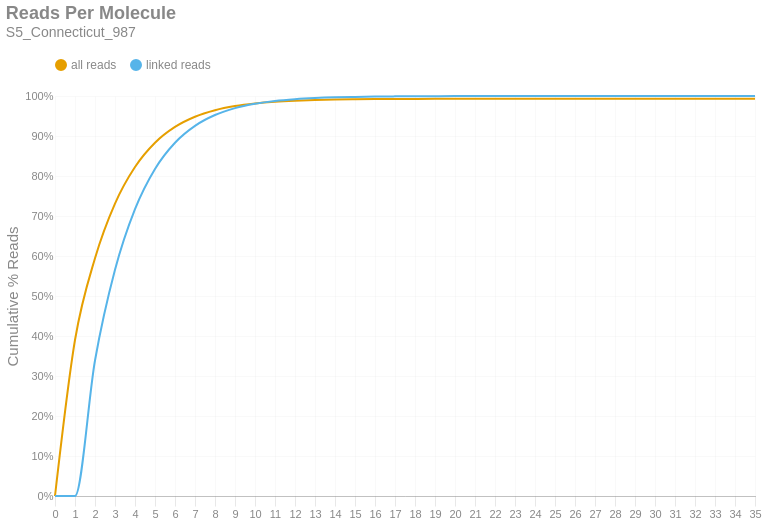

The notebook cell saved with this chart:
### Markdown cell above
### Reads per Molecule
This chart shows the cumulative distribution of the number of reads per linked molecule. That is, how many alignments are associated with a unique molecule. This excludes the number of reads associated with invalid or absent linked-read barcodes. The `linked` histogram is the percentages recalculated when disregarding singletons.

### Code cell
if SKIPLR:
    print_html(f"Skipped")
else:
    counts = np.bincount(valids['reads'].cast(pl.Int64).to_numpy())
    weighted = counts * np.arange(len(counts))
    all_perc = weighted / n_reads
    linked_perc = weighted / n_linked_reads
    linked_perc[1] = 0
    binned_df = pl.DataFrame({
        'readsper': list(range(len(counts))),
        'all reads (cumsum)': np.cumsum(all_perc).tolist(),
        'linked reads (cumsum)': np.cumsum(linked_perc).tolist(),
    })

    with SafeRender(binned_df):
        (
            density_plot(binned_df, 'Reads Per Molecule', samplename, 'readspmol')
            .encode(
                x=alt.X('readsper:O', title=None).axis(labelAngle=0).scale(padding=0),
                y=alt.Y('value:Q', title='Cumulative % Reads').axis(format='%').stack(False),
                color=alt.Color("key:N").scale(domain=["all reads", "linked reads"]),
                tooltip=[
                    alt.Tooltip("key:N", title="Data Type"),
                    alt.Tooltip("readsper:O", title="Reads Per Molecule"),
                    alt.Tooltip("value:Q", format=".2%", title="% Reads (Cum.)")
                ]            
            )
        ).display()

### Figure 1 — Vega-Lite specification as saved in the notebook (floating-point values rounded to 4 significant figures)
{"width": "container", "height": 400, "config": {"title": {"anchor": "start", "dy": -15, "fontSize": 18, "color": "#888888", "subtitleColor": "#888888", "subtitleFontSize": 14}, "arc": {"fill": "#0072B2"}, "axis": {"domainColor": "#888888", "domainWidth": 0.5, "gridWidth": 0.2, "grid": false, "titleFontWeight": 400, "titleFontSize": 15, "labelFontSize": 11, "labelColor": "#888888", "tickColor": "#888888", "tickWidth": 0.2, "titleColor": "#888888"}, "axisBand": {"grid": false}, "axisX": {"grid": true, "tickSize": 10, "domainCap": "round"}, "axisY": {"domain": false, "grid": true, "tickSize": 0, "domainCap": "round"}, "background": "transparent", "header": {"labelFontSize": 15, "labelColor": "#888888", "titleFontSize": 15, "titleFontWeight": 600, "titleColor": "#888888"}, "legend": {"labelFont": "sans-serif", "labelFontSize": 12, "labelColor": "#888888", "symbolSize": 100, "symbolType": "circle", "titleFontSize": 12, "titlePadding": 10, "titleColor": "#888888", "title": null, "orient": "top"}, "range": {"category": ["#E69F00", "#56B4E9", "#009E73", "#F0E442", "#0072B2", "#D55E00", "#CC79A7", "#000000"], "diverging": ["#cfe8f3", "#a2d4ec", "#73bfe2", "#46abdb", "#1696d2", "#12719e"]}, "area": {"fill": "#0072B2", "fillOpacity": 0.7, "line": true, "strokeOpacity": 0.7}, "line": {"color": "#0072B2", "stroke": "#0072B2", "strokeWidth": 2}, "trail": {"color": "#0072B2", "stroke": "#0072B2", "strokeWidth": 0, "size": 1}, "point": {"filled": true, "fillOpacity": 1.0, "size": 95}, "text": {"color": "#888888", "fontSize": 11, "align": "right", "fontWeight": 400, "size": 11}, "bar": {"fill": "#0072B2", "stroke": null}, "view": {"stroke": null, "continuousWidth": 660, "continuousHeight": 400}}, "data": {"name": "data-615ff8759a3c0625e29bad5de0ac3824"}, "mark": {"type": "line", "interpolate": "monotone", "point": {"opacity": 0, "size": 275}}, "encoding": {"color": {"field": "key", "scale": {"domain": ["all reads", "linked reads"]}, "type": "nominal"}, "tooltip": [{"field": "key", "title": "Data Type", "type": "nominal"}, {"field": "readsper", "title": "Reads Per Molecule", "type": "ordinal"}, {"field": "value", "format": ".2%", "title": "% Reads (Cum.)", "type": "quantitative"}], "x": {"axis": {"labelAngle": 0}, "field": "readsper", "scale": {"padding": 0}, "title": null, "type": "ordinal"}, "y": {"axis": {"format": "%"}, "field": "value", "stack": false, "title": "Cumulative % Reads", "type": "quantitative"}}, "params": [{"name": "param_c36ac31b6afebe62", "select": {"type": "point", "fields": ["key"]}, "bind": "legend"}], "title": {"text": "Reads Per Molecule", "subtitle": "S5_Connecticut_987"}, "transform": [{"fold": ["all reads (cumsum)", "linked reads (cumsum)"]}, {"calculate": "replace(datum.key, ' (cumsum)', '')", "as": "key"}, {"filter": {"param": "param_c36ac31b6afebe62"}}], "usermeta": {"embedOptions": {"downloadFileName": "S5_Connecticut_987.readspmol"}}, "$schema": "https://vega.github.io/schema/vega-lite/v6.1.0.json", "datasets": {"data-615ff8759a3c0625e29bad5de0ac3824": [{"readsper": 0, "all reads (cumsum)": 0.0, "linked reads (cumsum)": 0.0}, {"readsper": 1, "all reads (cumsum)": 0.3899, "linked reads (cumsum)": 0.0}, {"readsper": 2, "all reads (cumsum)": 0.5943, "linked reads (cumsum)": 0.3388}, {"readsper": 3, "all reads (cumsum)": 0.731, "linked reads (cumsum)": 0.5655}, {"readsper": 4, "all reads (cumsum)": 0.8225, "linked reads (cumsum)": 0.7172}, {"readsper": 5, "all reads (cumsum)": 0.8831, "linked reads (cumsum)": 0.8177}, {"readsper": 6, "all reads (cumsum)": 0.9227, "linked reads (cumsum)": 0.8832}, {"readsper": 7, "all reads (cumsum)": 0.9481, "linked reads (cumsum)": 0.9254}, {"readsper": 8, "all reads (cumsum)": 0.9644, "linked reads (cumsum)": 0.9524}, {"readsper": 9, "all reads (cumsum)": 0.9748, "linked reads (cumsum)": 0.9697}, {"readsper": 10, "all reads (cumsum)": 0.9814, "linked reads (cumsum)": 0.9806}, {"readsper": 11, "all reads (cumsum)": 0.9856, "linked reads (cumsum)": 0.9876}, {"readsper": 12, "all reads (cumsum)": 0.9882, "linked reads (cumsum)": 0.992}, {"readsper": 13, "all reads (cumsum)": 0.99, "linked reads (cumsum)": 0.9948}, {"readsper": 14, "all reads (cumsum)": 0.9911, "linked reads (cumsum)": 0.9966}, {"readsper": 15, "all reads (cumsum)": 0.9917, "linked reads (cumsum)": 0.9977}, {"readsper": 16, "all reads (cumsum)": 0.9922, "linked reads (cumsum)": 0.9986}, {"readsper": 17, "all reads (cumsum)": 0.9925, "linked reads (cumsum)": 0.9991}, {"readsper": 18, "all reads (cumsum)": 0.9927, "linked reads (cumsum)": 0.9994}, {"readsper": 19, "all reads (cumsum)": 0.9929, "linked reads (cumsum)": 0.9996}, {"readsper": 20, "all reads (cumsum)": 0.9929, "linked reads (cumsum)": 0.9998}, {"readsper": 21, "all reads (cumsum)": 0.993, "linked reads (cumsum)": 0.9999}, {"readsper": 22, "all reads (cumsum)": 0.993, "linked reads (cumsum)": 0.9999}, {"readsper": 23, "all reads (cumsum)": 0.9931, "linked reads (cumsum)": 0.9999}, {"readsper": 24, "all reads (cumsum)": 0.9931, "linked reads (cumsum)": 1.0}, {"readsper": 25, "all reads (cumsum)": 0.9931, "linked reads (cumsum)": 1.0}, {"readsper": 26, "all reads (cumsum)": 0.9931, "linked reads (cumsum)": 1.0}, {"readsper": 27, "all reads (cumsum)": 0.9931, "linked reads (cumsum)": 1.0}, {"readsper": 28, "all reads (cumsum)": 0.9931, "linked reads (cumsum)": 1.0}, {"readsper": 29, "all reads (cumsum)": 0.9931, "linked reads (cumsum)": 1.0}, {"readsper": 30, "all reads (cumsum)": 0.9931, "linked reads (cumsum)": 1.0}, {"readsper": 31, "all reads (cumsum)": 0.9931, "linked reads (cumsum)": 1.0}, {"readsper": 32, "all reads (cumsum)": 0.9931, "linked reads (cumsum)": 1.0}, {"readsper": 33, "all reads (cumsum)": 0.9931, "linked reads (cumsum)": 1.0}, {"readsper": 34, "all reads (cumsum)": 0.9931, "linked reads (cumsum)": 1.0}, {"readsper": 35, "all reads (cumsum)": 0.9931, "linked reads (cumsum)": 1.0}]}}
